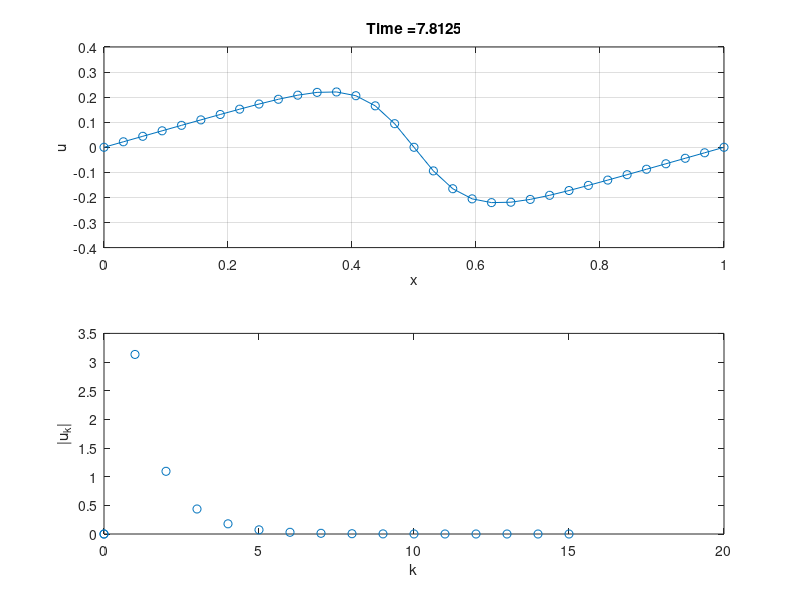

This figure's MATLAB source:
% Solution for viscous burgers using spectral method
% u_t + (u^2/2)_x = nu u_xx in (0,1)
% IC: u(x,0) = sin(2*pi*x)
% BC: periodic
%
% The formulation is based on
%     Trefethen: Spectral Methods in Matlab
%
% Semi-implicit scheme: explit for convection, implicit for diffusion
%
nu=0.1;
N = 2^5;

xf = linspace(0,1,N+1);
x  = xf(2:end);
k  = [0:N/2-1 0 -N/2+1:-1];
h  = 1/N;

u  = sin(2*pi*x);
uh = fft(u);
plot(uh,'o');

nT = 500;
cfl= 0.5;
dt = cfl*h/max(abs(u));
t  = 0;

for it=1:nT
   w = u.^2/2;
   wh= fft(w);
   uh = (uh - dt * 1i * k .* wh) ./ (1 + dt * nu * k.^2 );
   u = real(ifft(uh));
   t = t + dt; ts = strcat('Time = ', num2str(t));
   if(mod(it,10)==0)
      subplot(2,1,1)
      plot(xf,[u(end) u],'o-');
      xlabel('x'); ylabel('u')
      title(ts); grid on
      subplot(2,1,2)
      plot(k(1:N/2+1), abs(uh(1:N/2+1)), 'o')
      xlabel('k'); ylabel('|u_k|')
      pause(0.5)
   end
end
